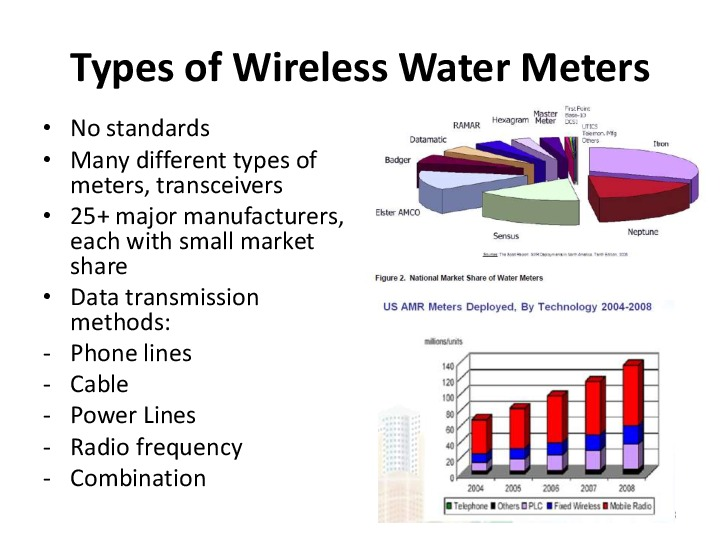
#> input picture images/image0.png, 720 x 540 px; its folder holds 4 pictures in this run
$ python example.py
#> lines starting #> are read from the running program, lines starting #| are printed output that depends on the picture
### canvas.py
import cv2
import numpy as np
import sys
import os
import webcolors
import re

class Canvas:
    def __init__(self, name, H, W, bg:str=None):
        self.canvas_name = name
        self.height = H
        self.width = W
        self.layer_num = 0
        self.layers = []

        if bg == None:
            background = np.zeros((H, W, 4), dtype='uint8')
        else:
            r, g, b = re.findall('=(\d+)', str(webcolors.name_to_rgb(bg)))
            r, g, b = [int(r), int(g), int(b)]
            background = np.zeros((H, W, 4), dtype='uint8')
            background += np.array([b, g, r, 255], dtype='uint8')

        self.add_layer(background, name='background', alpha=1.0)

    def add_layer(self, img, name='Layer', alpha=1.0, format='png'):
        if format == 'png':
            assert img.shape == (self.height, self.width, 4)
            layer_image = img
        elif format == 'jpg' or format == 'jpeg':
            assert img.shape == (self.height, self.width, 3)
            layer_image = cv2.cvtColor(img, code=cv2.COLOR_BGR2BGRA)
        else:
            print("Invalid format.")

        self.layers.append({'name':name, 'alpha':alpha, 'image':layer_image})
        self.layer_num += 1

    def info(self):
        print(f"Name:{self.canvas_name}, (H,W)=({self.height},{self.width}), {self.layer_num} Layers")
        for i in range(self.layer_num):
            print(f"{str(i).rjust(len(str(self.layer_num - 1)))} a={self.layers[i]['alpha']:.2f} {self.layers[i]['name']}")

    def get_image(self, format='jpg'):
        assert format == 'jpg' or format == 'jpeg'
        image = np.zeros((self.height, self.width, 3), dtype='uint8')

        for i in range(self.layer_num):
            layer_image = self.layers[i]['image']
            layer_alpha = self.layers[i]['alpha']

            for h in range(self.height):
                for w in range(self.width):
                    alpha = layer_alpha * layer_image[h][w][3] / 255.0
                    image[h][w] = (1 - alpha) * image[h][w] + alpha * layer_image[h][w][:3]

        return image

    def save_image(self, path:str):
        format = os.path.splitext(path)[1][1:]
        assert format == 'jpg' or format == 'jpeg'
        cv2.imwrite(path, self.get_image())
        print(f"Saving the image as \"{path}\".")

### example.py
from canvas import Canvas
import cv2

# 使用する画像の読み込み
images = []
for i in range(4):
    images.append(cv2.imread(f'images/image{i}.png', cv2.IMREAD_UNCHANGED))

# キャンバスを作成
canvas = Canvas(name='canvas1', H=540, W=720, bg='white')
#> in __init__, `self.canvas_name = name`: self.canvas_name = 'canvas1'

# キャンバスに画像を新規レイヤーとして追加 (alphaは不透過度)
canvas.add_layer(images[0], name=f'image{0}', alpha=1.0, format='png')
#> in add_layer, layer_image is the input picture: shape (540, 720, 4); mean B, G, R, A 230.1, 227.5, 232.1, 255
canvas.add_layer(images[1], name=f'image{1}', alpha=0.2, format='png')
canvas.add_layer(images[2], name=f'image{2}', alpha=0.2, format='png')
canvas.add_layer(images[3], name=f'image{3}', alpha=0.2, format='png')
#> in add_layer (call 5), `layer_image = img`:
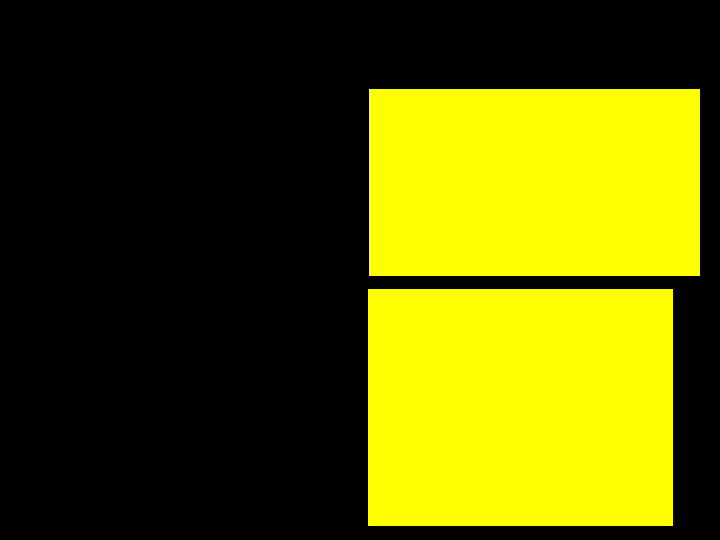
#> layer_image: shape (540, 720, 4); mean B, G, R, A 0, 88, 88, 88

# キャンバスの情報を取得
canvas.info()
#| Name:canvas1, (H,W)=(540,720), 5 Layers
#> the loop in info, `for i in range(self.layer_num):` made 5 passes
#| 0 a=1.00 background
#| 1 a=1.00 image0
#| 2 a=0.20 image1
#| 3 a=0.20 image2
#| 4 a=0.20 image3

# 作成した画像を保存
canvas.save_image('output/result.jpg')
#> the loop in get_image, `for i in range(self.layer_num):` made 5 passes
#> layer_alpha on passes 1 to 5: 1, 1, 0.2, 0.2, 0.2
#> after the loop in get_image, `for i in range(self.layer_num):`:
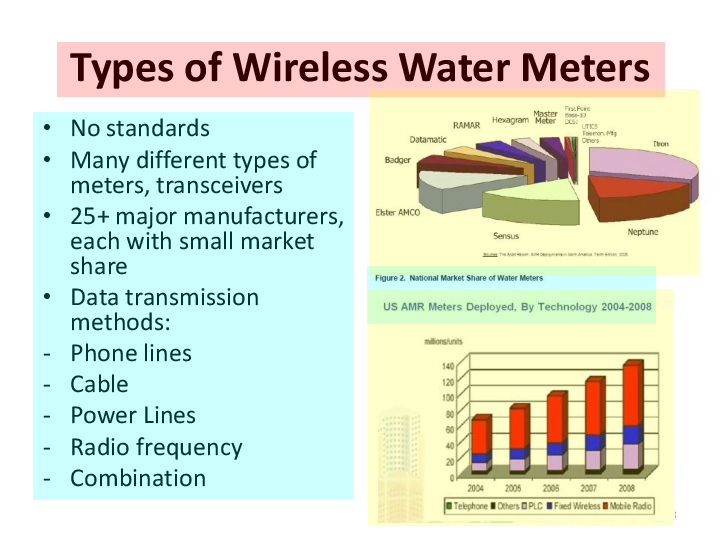
#> image: shape (540, 720, 3); mean B, G, R 213.1, 228.7, 218.5
